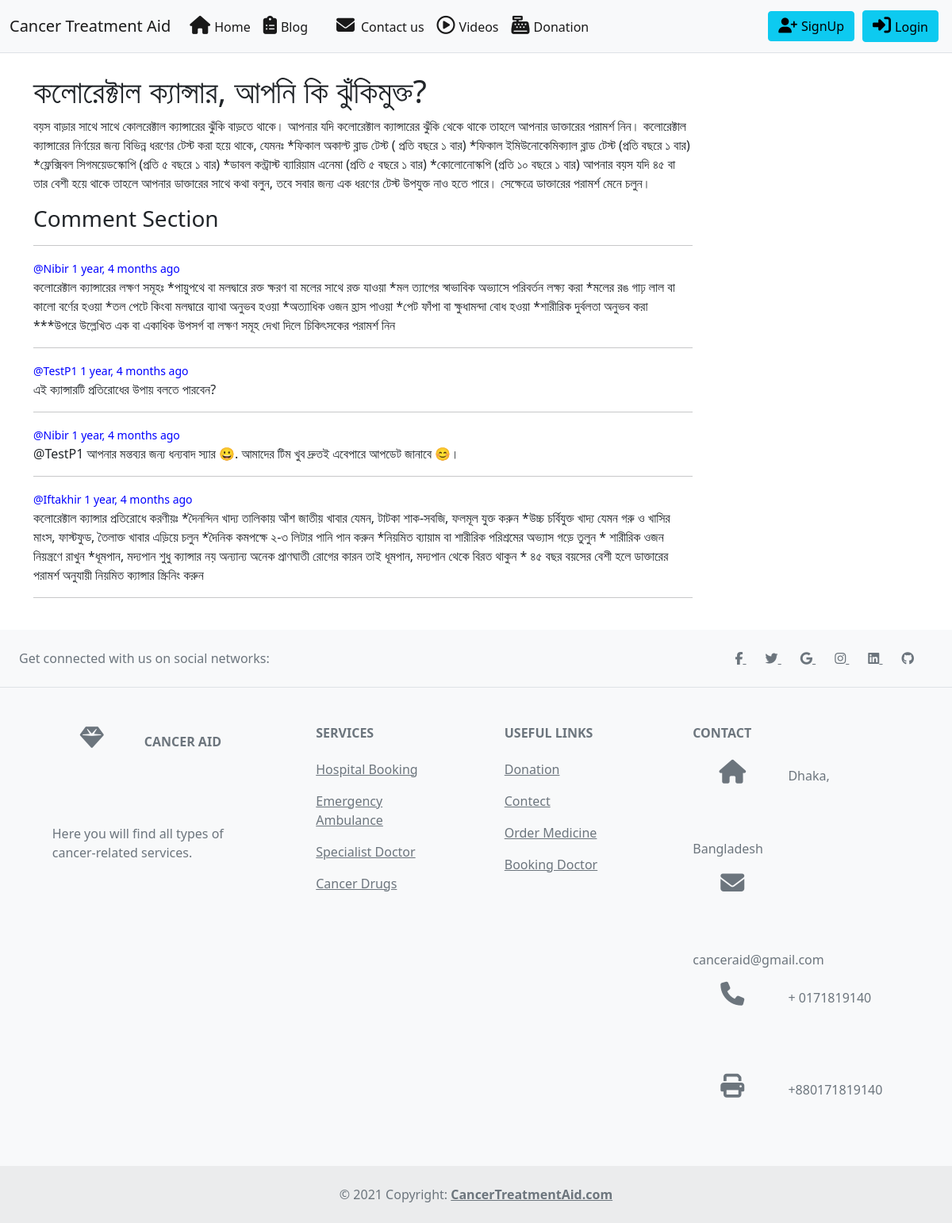
The page /discussion/7/ on the database its author committed.
### CancerAid/models.py (models this page shows, shortened)
class Discussion(models.Model):
    host = models.ForeignKey(User, on_delete=models.SET_NULL, null=True)
    topic = models.ForeignKey(DiscussionTopic, on_delete=models.SET_NULL, null=True)
    name = models.CharField(max_length=200)
    description = models.TextField(null=True, blank=True)
    more = models.TextField(null=True, blank=True)
    updated = models.DateTimeField(auto_now=True)
    created = models.DateTimeField(auto_now_add=True)
    participants =models.ManyToManyField(User, related_name="participants", blank=True)
    class Meta:
       ordering = ['-updated', '-created']

class Message(models.Model):
    user = models.ForeignKey(User, on_delete=models.CASCADE)
    room = models.ForeignKey(Discussion, on_delete=models.CASCADE)
    body = models.TextField()
    updated = models.DateTimeField(auto_now=True)
    created = models.DateTimeField(auto_now_add=True)

### CancerAid/views.py (the view, shortened to what this page needs)
# urls.py: path('discussion/<str:pk>/', discussion, name="discussion"),
def discussion(request,pk):
    room = Discussion.objects.get(id=pk)
    room_messages = room.message_set.all()
    participants = room.participants.all()
    context={'room':room, 'room_messages':room_messages,'participants': participants}
    return render(request, 'discussion.html',context)

### CancerAid/templates/discussion.html (shortened to what this page needs)
{% extends 'index.html' %}
{% block body %}
<div class="container my-4" >
    <div class="row">
    <div class="col-9">
<h1>{{room.name}}</h1>
<p>{{room.more}}</p>
<div class="comment-wrapper">
    <h3>Comment Section</h3>
    <hr>
    {% for message in room_messages %}
         <div>
             <small style="color: blue;">@{{message.user}} {{message.created|timesince}} ago</small>
             <p>{{message.body}}</p>
             <hr>
         </div>
    {% endfor %}
</div>
        </div>
</div>
</div>
{% endblock %}

### rows shown on the page
Discussion: name "কলোরেক্টাল ক্যান্সার, আপনি কি ঝুঁকিমুক্ত?", more "বয়স বাড়ার সাথে সাথে কোলরেক্টাল ক্যান্সারের ঝুঁকি বাড়তে থাকে। আপনার যদি কলোরেক্টাল ক্যান্সারের ঝুঁকি থেকে থাকে তাহলে আপনার ডাক্তারের পরামর্শ নিন। কলোরেক্টাল ক্যান্সারের নির্ণয়ের জন্য বিভিন্ন ধরণের টেস্ট করা হয়ে থাকে, যেমনঃ *ফিকাল অকাল্ট ব্লাড টেস্ট ( প্রতি বছরে ১ বার) *ফিকাল ইমিউনোকেমিক্যাল ব্লাড টেস্ট (প্রতি বছরে ১ বার) *ফ্লেক্সিবল সিগময়েডস্কোপি (প্রতি ৫ বছরে ১ বার) *ডাবল কন্ট্রাস্ট ব্যারিয়াম এনেমা (প্রতি ৫ বছরে ১ বার) *কোলোনোস্কপি (প্রতি ১০ বছরে ১ বার) আপনার বয়স যদি ৪৫ বা তার বেশী হয়ে থাকে তাহলে আপনার ডাক্তারের সাথে কথা বলুন, তবে সবার জন্য এক ধরণের টেস্ট উপযুক্ত নাও হতে পারে। সেক্ষেত্রে ডাক্তারের পরামর্শ মেনে চলুন।"
Message: user "Nibir", created "1 year, 4 months", body "কলোরেক্টাল ক্যান্সারের লক্ষণ সমূহঃ *পায়ুপথে বা মলদ্বারে রক্ত ক্ষরণ বা মলের সাথে রক্ত যাওয়া *মল ত্যাগের স্বাভাবিক অভ্যাসে পরিবর্তন লক্ষ্য করা *মলের রঙ গাঢ় লাল বা কালো বর্ণের হওয়া *তল পেটে কিংবা মলদ্বারে ব্যাথা অনুভব হওয়া *অত্যাধিক ওজন হ্রাস পাওয়া *পেট ফাঁপা বা ক্ষুধামন্দা বোধ হওয়া *শারীরিক দুর্বলতা অনুভব করা ***উপরে উল্লেখিত এক বা একাধিক উপসর্গ বা লক্ষণ সমূহ দেখা দিলে চিকিৎসকের পরামর্শ নিন"
Message: user "TestP1", created "1 year, 4 months", body "এই ক্যান্সারটি প্রতিরোধের উপায় বলতে পারবেন?"
Message: user "Nibir", created "1 year, 4 months", body "@TestP1 আপনার মন্তব্যর জন্য ধন্যবাদ স্যার 😀. আমাদের টিম খুব দ্রুতই এবেপারে আপডেট জানাবে 😊।"
Message: user "Iftakhir", created "1 year, 4 months", body "কলোরেক্টাল ক্যান্সার প্রতিরোধে করণীয়ঃ *দৈনন্দিন খাদ্য তালিকায় আঁশ জাতীয় খাবার যেমন, টাটকা শাক-সবজি, ফলমূল যুক্ত করুন *উচ্চ চর্বিযুক্ত খাদ্য যেমন গরু ও খাসির মাংস, ফাস্টফুড, তৈলাক্ত খাবার এড়িয়ে চলুন *দৈনিক কমপক্ষে ২-৩ লিটার পানি পান করুন *নিয়মিত ব্যায়াম বা শারীরিক পরিশ্রমের অভ্যাস গড়ে তুলুন * শারীরিক ওজন নিয়ন্ত্রণে রাখুন *ধূমপান, মদ্যপান শুধু ক্যান্সার নয় অন্যান্য অনেক প্রাণঘাতী রোগের কারন তাই ধূমপান, মদ্যপান থেকে বিরত থাকুন * ৪৫ বছর বয়সের বেশী হলে ডাক্তারের পরামর্শ অনুযায়ী নিয়মিত ক্যান্সার স্ক্রিনিং করুন"
